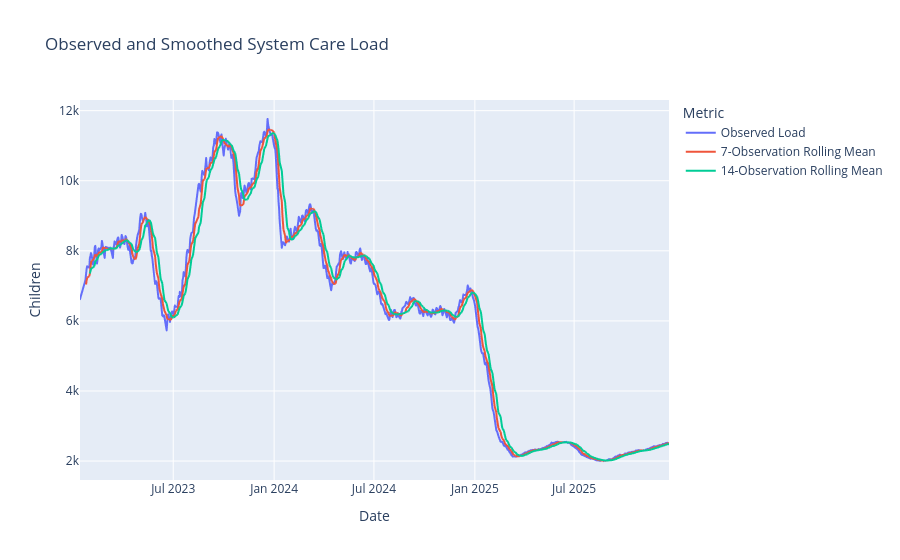

Here is the notebook cell this chart was saved with:
### Markdown cell above
#### Rolling Load

### Code cell
plot_df = df.rename(columns={
    'Total_System_Load': 'Observed Load',
    'Rolling_7D_Load': '7-Observation Rolling Mean',
    'Rolling_14D_Load': '14-Observation Rolling Mean'
})

fig = px.line(
    plot_df,
    x='Date',
    y=[
        'Observed Load',
        '7-Observation Rolling Mean',
        '14-Observation Rolling Mean'
    ],
    title='Observed and Smoothed System Care Load',
    labels={
        'Date': 'Date',
        'value': 'Children',
        'variable': 'Metric'
    }
)

fig.update_layout(
    hovermode='x unified'
)

fig.show()

### Figure 1 — Plotly figure (JSON) as saved in the notebook; plotly's stock layout.template omitted (floating-point values rounded to 4 significant figures; data arrays with more than 128 entries replaced by an {"elided": "..."} marker saying what was removed)
{"data": [{"hovertemplate": "Metric=Observed Load<br>Date=%{x}<br>Children=%{y}<extra></extra>", "legendgroup": "Observed Load", "line": {"color": "#636efa", "dash": "solid"}, "marker": {"symbol": "circle"}, "mode": "lines", "name": "Observed Load", "showlegend": true, "type": "scattergl", "x": {"elided": "720 str values"}, "xaxis": "x", "y": {"elided": "720 float values"}, "yaxis": "y"}, {"hovertemplate": "Metric=7-Observation Rolling Mean<br>Date=%{x}<br>Children=%{y}<extra></extra>", "legendgroup": "7-Observation Rolling Mean", "line": {"color": "#EF553B", "dash": "solid"}, "marker": {"symbol": "circle"}, "mode": "lines", "name": "7-Observation Rolling Mean", "showlegend": true, "type": "scattergl", "x": {"elided": "720 str values"}, "xaxis": "x", "y": {"elided": "720 float values"}, "yaxis": "y"}, {"hovertemplate": "Metric=14-Observation Rolling Mean<br>Date=%{x}<br>Children=%{y}<extra></extra>", "legendgroup": "14-Observation Rolling Mean", "line": {"color": "#00cc96", "dash": "solid"}, "marker": {"symbol": "circle"}, "mode": "lines", "name": "14-Observation Rolling Mean", "showlegend": true, "type": "scattergl", "x": {"elided": "720 str values"}, "xaxis": "x", "y": {"elided": "720 float values"}, "yaxis": "y"}], "layout": {"hovermode": "x unified", "legend": {"title": {"text": "Metric"}, "tracegroupgap": 0}, "title": {"text": "Observed and Smoothed System Care Load"}, "xaxis": {"anchor": "y", "domain": [0, 1], "title": {"text": "Date"}}, "yaxis": {"anchor": "x", "domain": [0, 1], "title": {"text": "Children"}}}}
